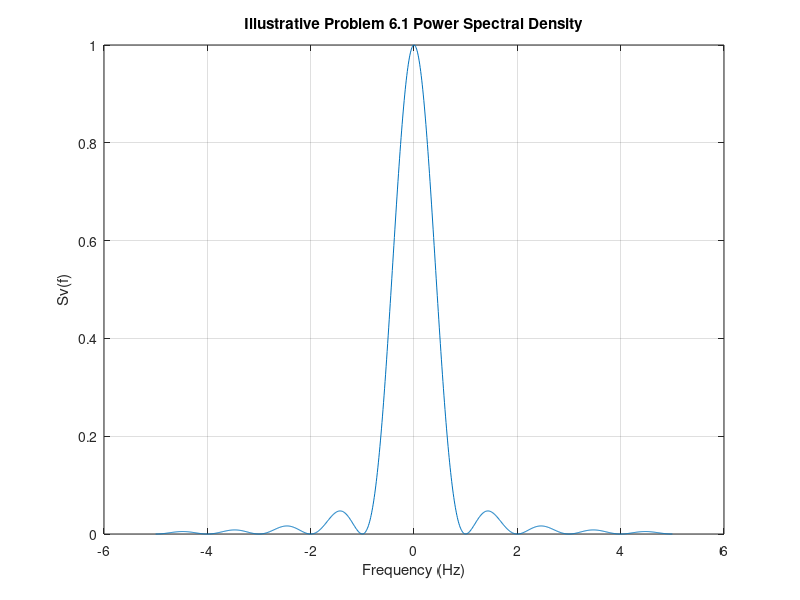

Reproduce this figure in MATLAB.
T = 1;
delta_f = 1/(100*T);
f = -5/T:delta_f:5/T;
sigma_a = 1;
Sv = sigma_a^2*sinc(f*T).^2;
plot(f,Sv);
title('Illustrative Problem 6.1 Power Spectral Density');
xlabel('Frequency (Hz)');
ylabel('Sv(f)');
grid on;